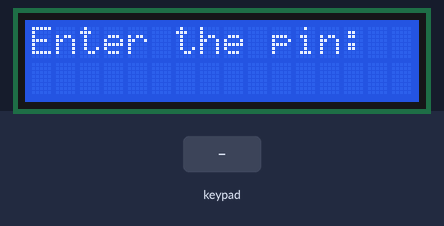
Bench run of a sketch on a simulated Arduino Mega 2560, built with avr-gcc and run on an emulated ATmega2560. Parts: 16×2 character LCD. The inputs (shaded band) are chosen by the test bench.

Above: at 1.2 s.
1.3 s: keypad keys 2 2 2 4 2 6 2 8 # pressed 0.4 s apart
At 4.8 s:
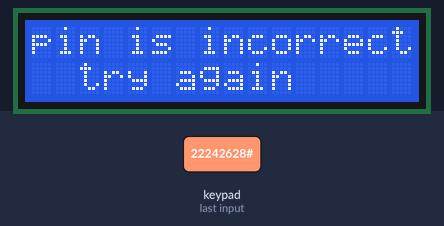
6.4 s: key 'A' pressed
At 7.4 s:
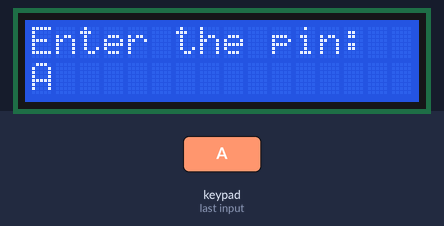
7.9 s: key 'B' pressed
At 8.6 s:
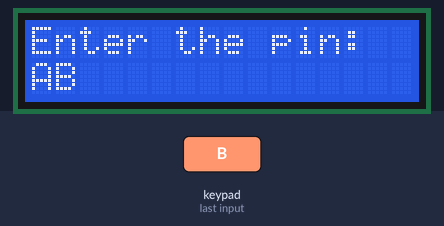
9.4 s: keypad keys 1 2 3 4 A pressed 0.4 s apart
At 12.0 s:
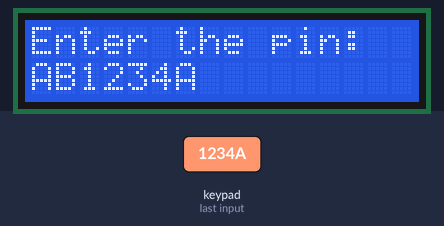
12.9 s: key 'C' pressed
At 13.5 s:
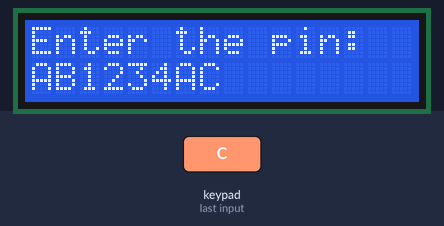
14.4 s: keypad keys 1 2 3 4 D pressed 0.4 s apart
At 17.0 s:
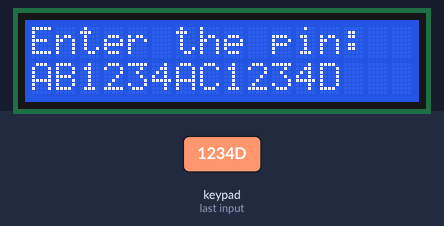
Timing chart, 0 to 18.5 s (numbered marks = the images above; inputs shaded):
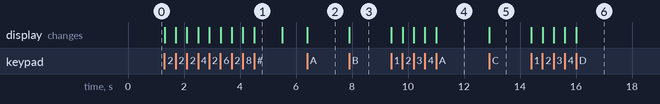

Measured:
- after the input at 1.3 s, the display: first changes at once (image 1 shows a later state)
- after the input at 6.4 s, the display: changes at once (image 2)
- after the input at 7.9 s, the display: changes at once (image 3)
- after the input at 9.4 s, the display: first changes at once (image 4 shows a later state)
- after the input at 12.9 s, the display: changes at once (image 5)
- after the input at 14.4 s, the display: first changes at once (image 6 shows a later state)
- what the display in image 1 shows lasts 1.0 s, from 4.5 s to 5.5 s

The sketch:

keypad_password.ino
```cpp
#include <Keypad.h>
#include <LiquidCrystal.h>

LiquidCrystal lcd(7, 8, 9, 10, 11, 12);

const int rows = 4; //four rows
const int cols = 4; //three columns

byte lcd_col = 0;
byte lcd_row = 0;

char keys[rows][cols] = {
  {'1','2','3','A'},
  {'4','5','6','B'},
  {'7','8','9','C'},
  {'*','0','#','D'}
};

byte rowPins[rows] = {22, 24, 26, 28};
byte colPins[cols] = {30, 32, 34, 36};

Keypad keypad = Keypad(makeKeymap(keys), rowPins, colPins, rows, cols);

const String pin = "1234"; // change your password here
String input_pin;

void setup(){
  lcd.clear();
  lcd.begin(16,2);
  lcd.setCursor(0,0);
  lcd.print("Enter the pin: ");

}

void loop(){

  char key = keypad.getKey();

  if (key){
    lcd.setCursor(lcd_col,lcd_row);
    lcd.print(key);
    lcd_col++;
    if(key == '*') {
      input_pin = "";
      lcd.clear();
      lcd.setCursor(0, 0);
      lcd.print("Enter the pin: ");
      lcd.setCursor(0, 1);
      lcd_col = 0;
      lcd_row = 1;
    }

    else if(key == '#') {
      if(pin == input_pin) {
        lcd.clear();
        lcd_col = 0;
        lcd_row = 0;
        lcd.setCursor(0,0);
        lcd.print("pin is correct");
        // DO YOUR WORK HERE

      } else {
        lcd.clear();
        lcd.setCursor(0,0);
        lcd.print("pin is incorrect");
        lcd.setCursor(2, 1);
        lcd.print("try again");
        delay(1000);
        lcd.clear();
        lcd.setCursor(0,0);
        lcd.print("Enter the pin: ");
        lcd_col = 0;
        lcd_row = 1;
        lcd.setCursor(0,1);
      }

      input_pin = ""; // clear input password
    } else {
      input_pin += key; // append new character to input password string
    }
  }
}
```
